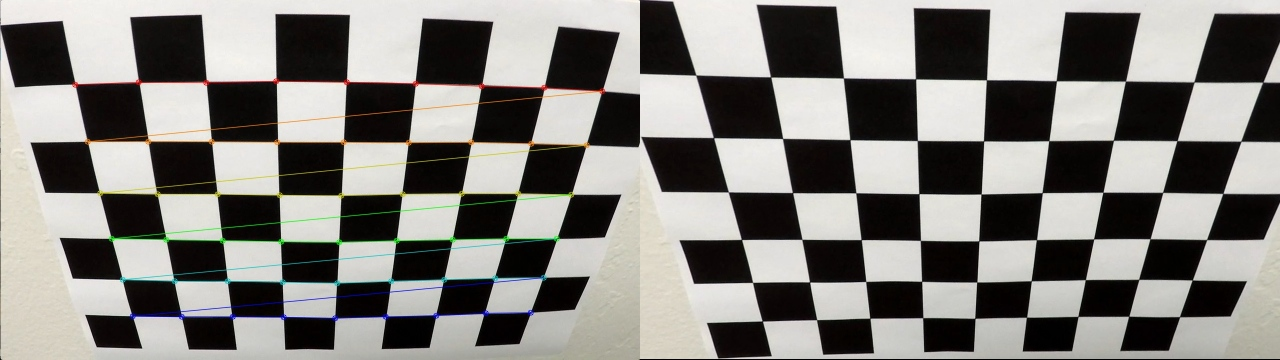
#> input picture docu_images/calibration.jpg, 1280 x 360 px
$ python -i GradientHelpers.py   (imports and definitions only)   (older library calls are emulated)
#> lines starting #> are read from the running program, lines starting #| are printed output that depends on the picture; after the words box and inside, x2 and y2 are one past the last pixel; in counts of white or black regions, pixels touching at a corner belong together
import numpy as np
import cv2

# [16 lines left out: functions img2gray, abs_sobel_thresh, not called in this run]


def mag_thresh(gray, sobel_kernel=3, mag_thresh=(0, 255)):
    sobelx = cv2.Sobel(gray, cv2.CV_64F, 1, 0, ksize=sobel_kernel)
    sobely = cv2.Sobel(gray, cv2.CV_64F, 0, 1, ksize=sobel_kernel)

    sobel_abs = np.sqrt(sobelx*sobelx + sobely*sobely)
    scaled = np.uint8(255 * sobel_abs / sobel_abs.max())

    mask = ((scaled > mag_thresh[0]) & (scaled < mag_thresh[1])).astype(np.uint8)

    kernel = cv2.getStructuringElement(cv2.MORPH_ELLIPSE,(5,5))
    mask = cv2.erode(mask, kernel, iterations = 1)
    mask = cv2.dilate(mask, kernel, iterations = 1)

    return mask


# [99 lines left out: functions dir_threshold, color_segmentation, region_of_interest, mask_region_of_interest, not called in this run]

>>> import cv2
>>> picture = cv2.imread('docu_images/calibration.jpg', cv2.IMREAD_GRAYSCALE)
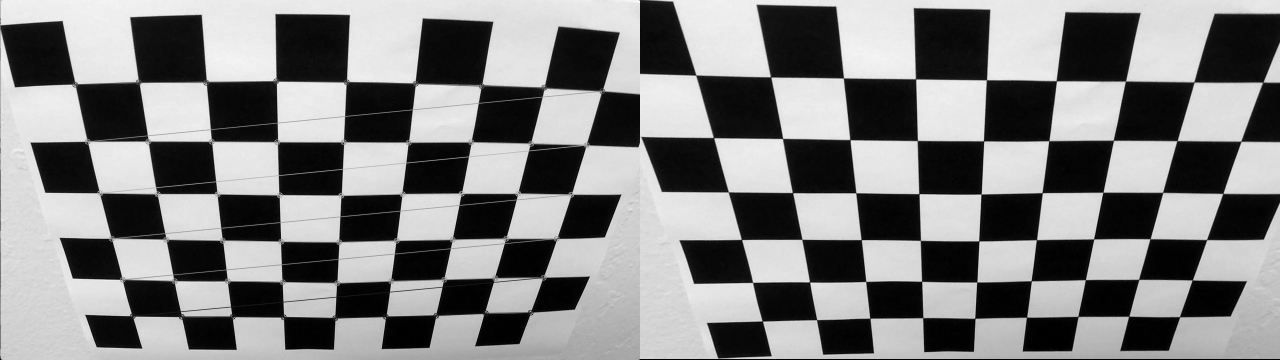
#> picture: shape (360, 1280); min 0, max 249, mean 128.1
>>> result = mag_thresh(picture)
#> in mag_thresh, `sobelx = cv2.Sobel(gray, cv2.CV_64F, 1, 0, ksize=sobel_kernel)`:
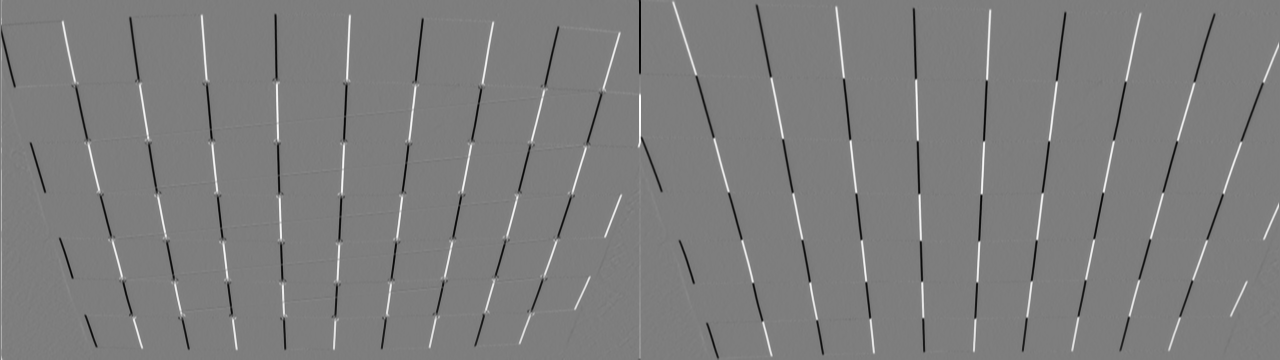
#> sobelx: shape (360, 1280) float64; min -893, max 914, mean -0.2; drawn with min black and max white
#> in mag_thresh, `sobely = cv2.Sobel(gray, cv2.CV_64F, 0, 1, ksize=sobel_kernel)`:
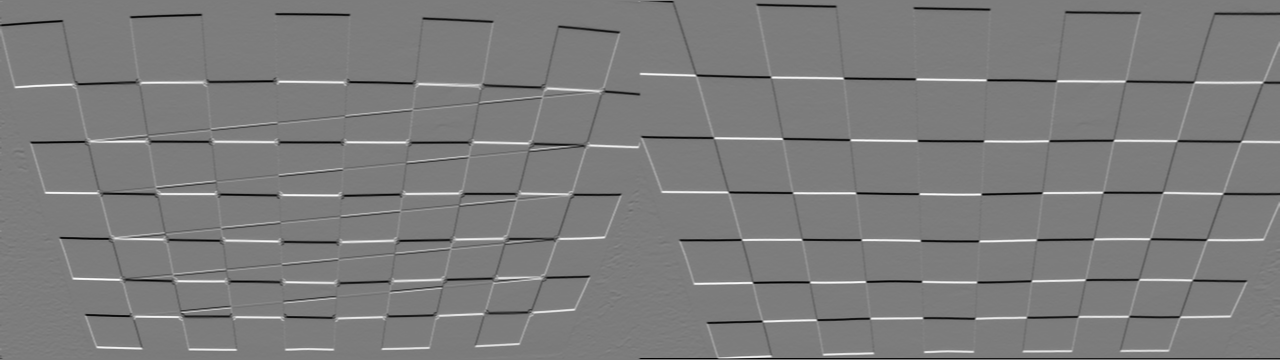
#> sobely: shape (360, 1280) float64; min -858, max 893, mean -2.1; drawn with min black and max white
#> in mag_thresh, `sobel_abs = np.sqrt(sobelx*sobelx + sobely*sobely)`:
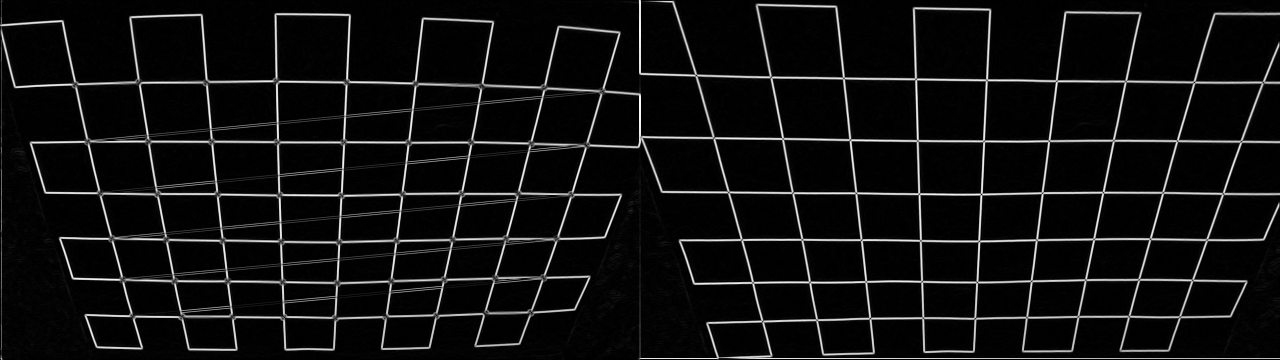
#> sobel_abs: shape (360, 1280) float64; min 0, max 914, mean 60.8; drawn with min black and max white
#> in mag_thresh, `mask = ((scaled > mag_thresh[0]) & (scaled < mag_thresh[1])).astype(np..`:
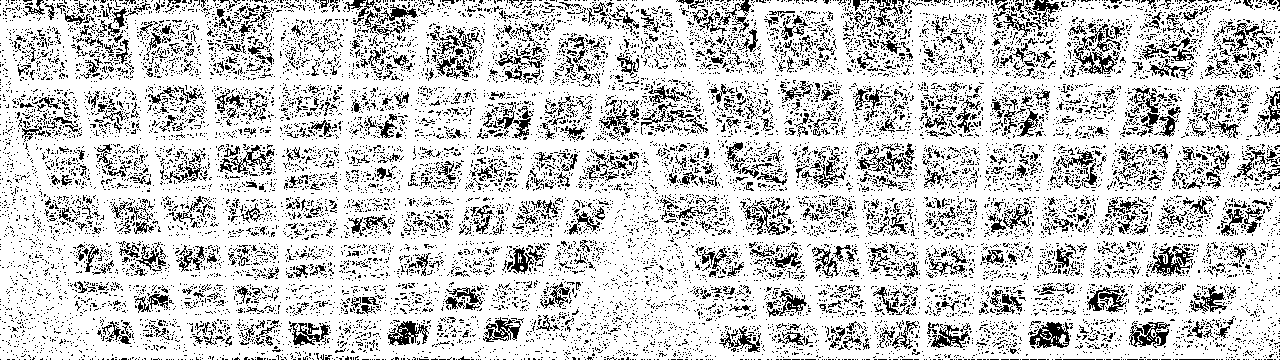
#> mask: shape (360, 1280); values 0 (black) and 1 (white), 79.9% white; black in thin lines or dots
#> in mag_thresh, `mask = cv2.erode(mask, kernel, iterations = 1)`:
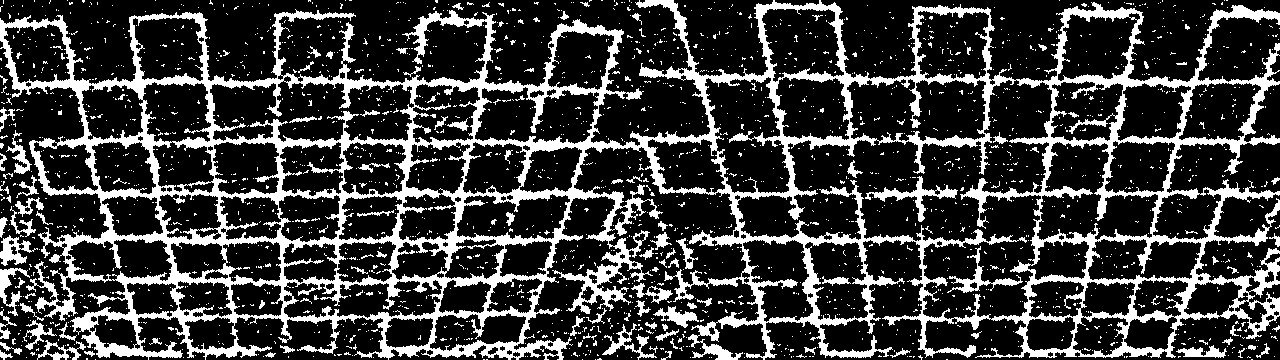
#> mask: shape (360, 1280); values 0 (black) and 1 (white), 23.3% white; 2287 white regions (2174 under 20 px), largest, box (x1, y1, x2, y2) and area: (0, 0, 1280, 360) 90438, (865, 176, 958, 222) 829, (947, 246, 1023, 293) 612
#> in mag_thresh, `mask = cv2.dilate(mask, kernel, iterations = 1)`:
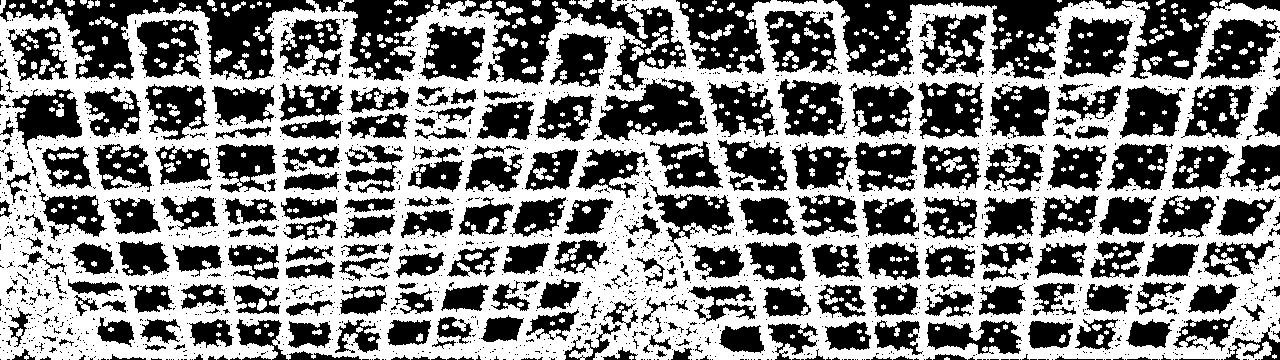
#> mask: shape (360, 1280); values 0 (black) and 1 (white), 51.3% white; 2086 black regions (1813 under 20 px), largest, box (x1, y1, x2, y2) and area: (0, 0, 316, 80) 9841, (835, 0, 1091, 79) 8674, (458, 0, 686, 91) 7598

$ run again, on docu_images/image0110_challenge_seg_color.jpg
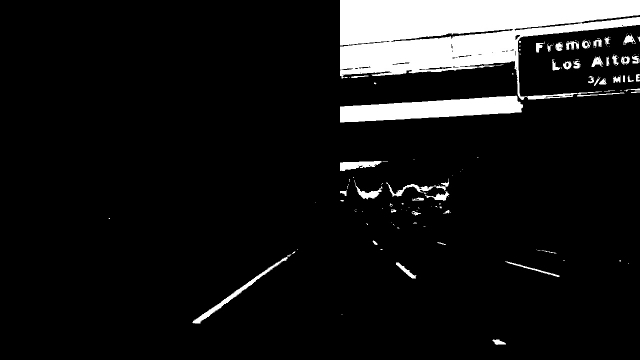
#> input picture docu_images/image0110_challenge_seg_color.jpg, 640 x 360 px
#> picture is the input picture: shape (360, 640); min 0, max 255, mean 23.8
#> in mag_thresh, `sobely = cv2.Sobel(gray, cv2.CV_64F, 0, 1, ksize=sobel_kernel)`:
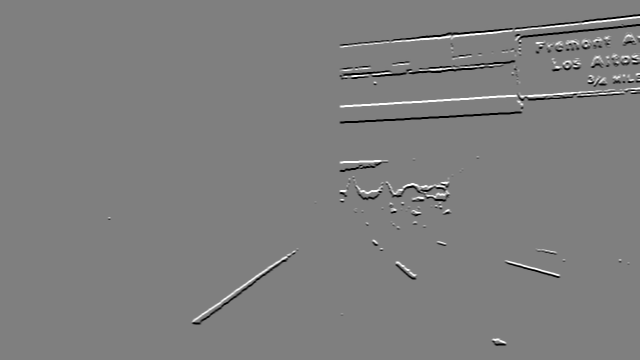
#> sobely: shape (360, 640) float64; min -1020, max 1020, mean -2.7; drawn with min black and max white
#> in mag_thresh, `mask = cv2.dilate(mask, kernel, iterations = 1)`:
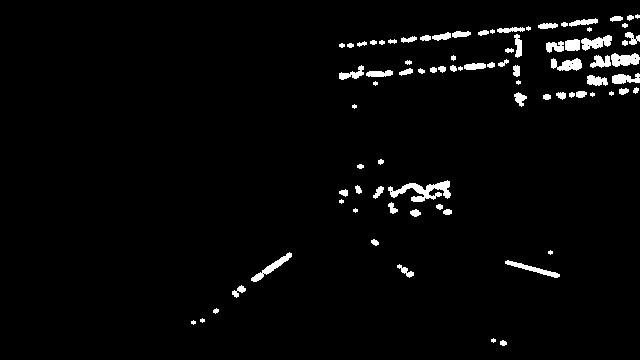
#> mask: shape (360, 640); values 0 (black) and 1 (white), 2.8% white; 83 white regions (16 under 20 px), largest, box (x1, y1, x2, y2) and area: (388, 180, 451, 202) 615, (611, 53, 640, 67) 295, (581, 35, 612, 51) 282
